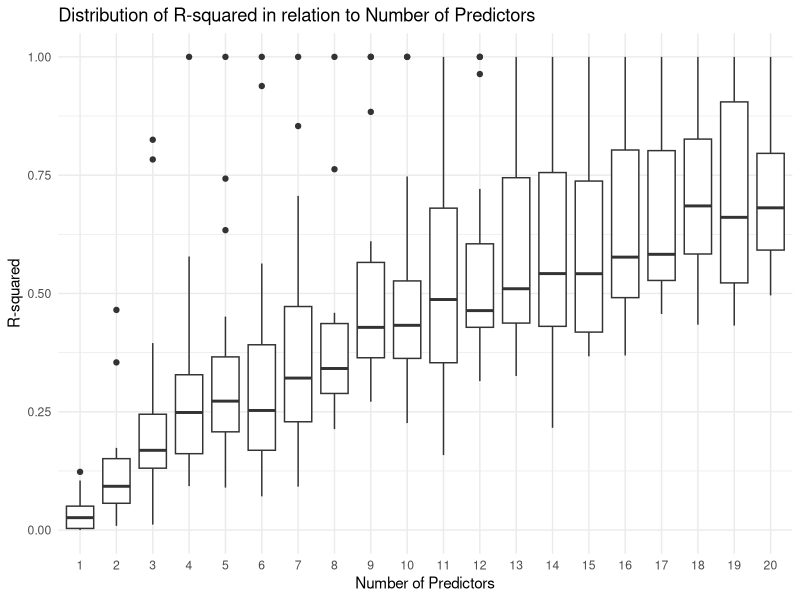
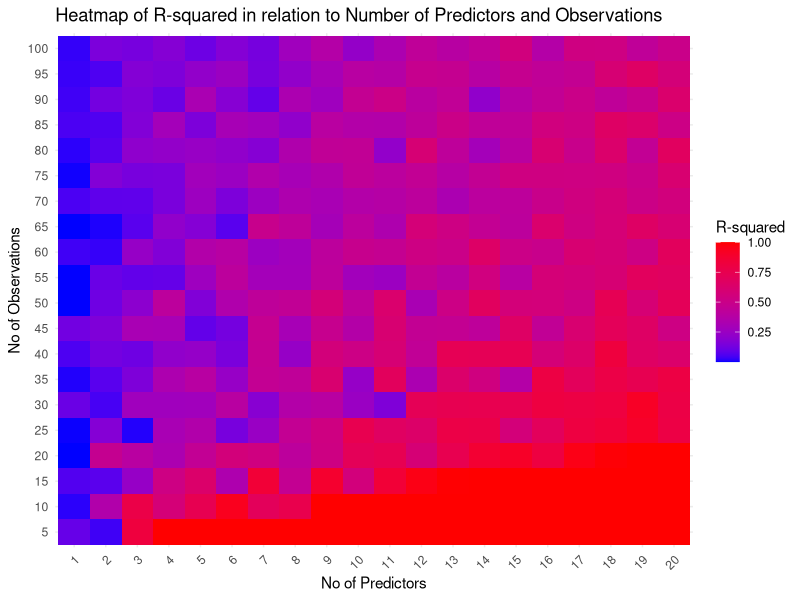
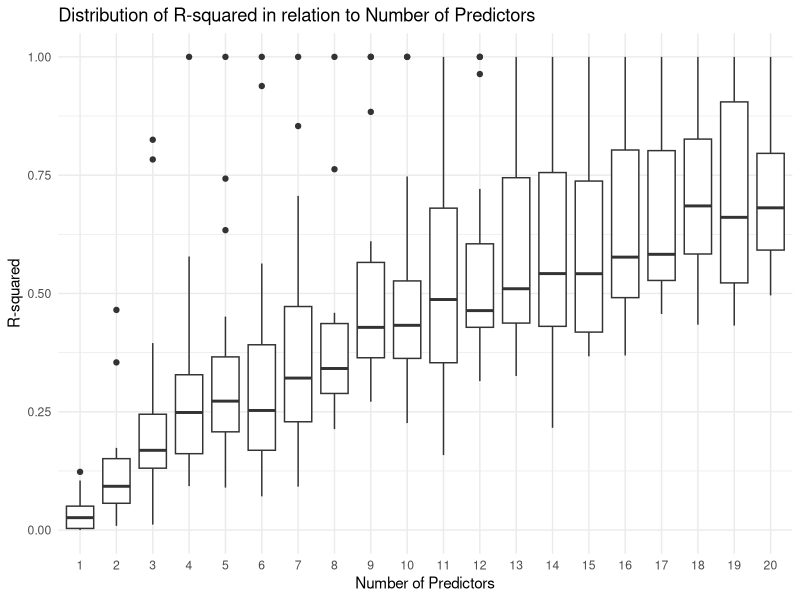
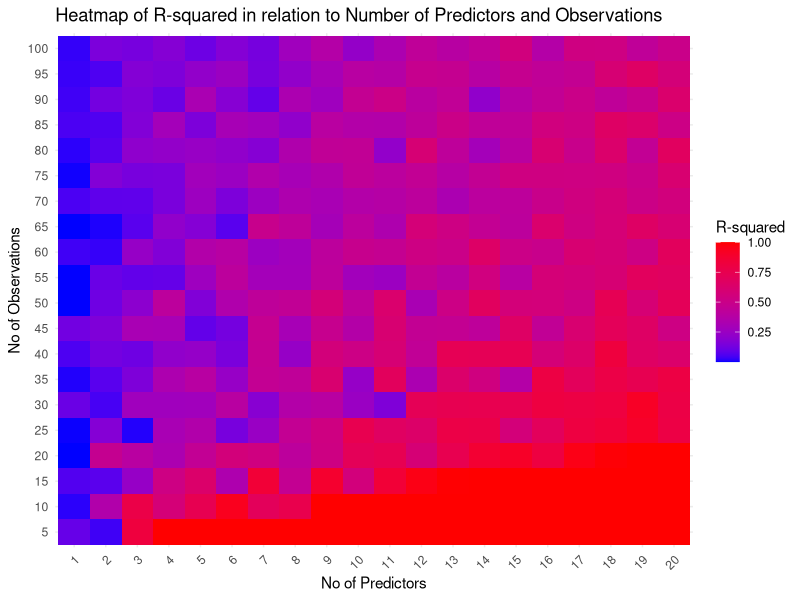

These charts were generated, in order, by the following R code:
## ---- chunk 1
knitr::opts_chunk$set(echo = TRUE)
## ---- chunk 2
library(ggplot2)

set.seed(42)

# function to fit linear model and to get r-squared
mc_simulation <- function(n, p) {
  X <- matrix(rnorm(n * p), nrow = n, ncol = p)
  beta <- rep(1, p)
  e <- rnorm(n, mean = 0, sd = 5)
  y <- X %*% beta + e 
  fit <- lm(y ~ X)
  R2 <- summary(fit)$r.squared
  return(R2)
}

# setting the number of simulations, observations and predictors
simulations <- 100
observations <- seq(5, 100, by = 5)
predictors <- seq(1, 20, by = 1)

results <- expand.grid(observations = observations, predictors = predictors)


for (i in simulations) {
  results$r.squared <- mapply(mc_simulation, results$observations, results$predictors)
}

# Boxplot of R-squared values grouped by the number of predictors
ggplot(results, aes(x = factor(predictors), y = r.squared)) +
  geom_boxplot() +
  labs(title = "Distribution of R-squared in relation to Number of Predictors",
       x = "Number of Predictors",
       y = "R-squared") +
  theme_minimal()
ggsave('point1_boxplot.png')

# Heatmap of R-squared in relation to observations and predictors 
ggplot(results, aes(x = factor(predictors), y = factor(observations), fill = r.squared)) +
  geom_tile() + 
  scale_fill_gradient(low = "blue", high = "red", name = "R-squared") +
  labs(title = "Heatmap of R-squared in relation to Number of Predictors and Observations",
       x = "No of Predictors",
       y = "No of Observations") +
  theme_minimal() +
  theme(axis.text.x = element_text(angle = 45, hjust = 1))
ggsave('point1_heatmap.png')

